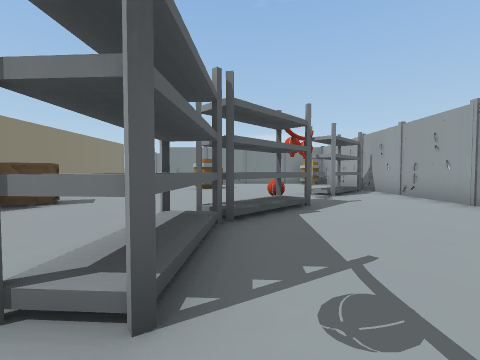
view 1 (above)

16 first-person views from a walk through a 3-D level made in the Unity game engine. The camera is 1.2 m above the floor, tilts 2° down and sees 90° across. The floor is counted in squares, 1.8 m on a side. Each view is taken from the middle of a square. On the plan, view 1 faces up. The plan holds only what a view shows up to about 9 squares ahead; the rest is blank. The place goes on beyond the plan. The player is left out. Door leaves are left out, so doorways stand open.

view 2
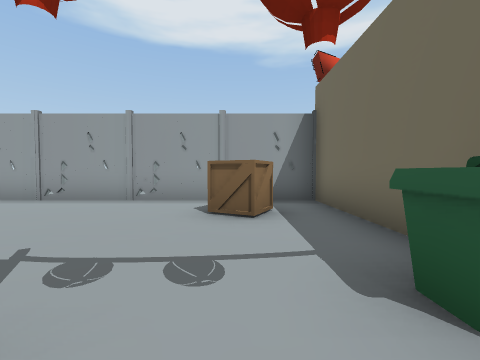

view 3
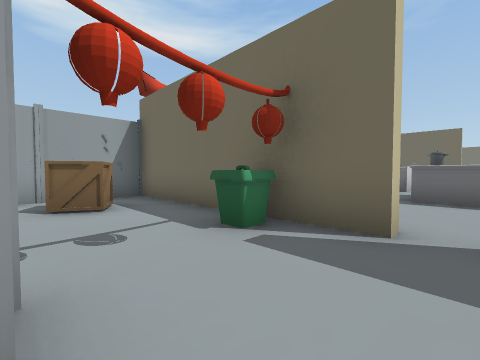

view 4
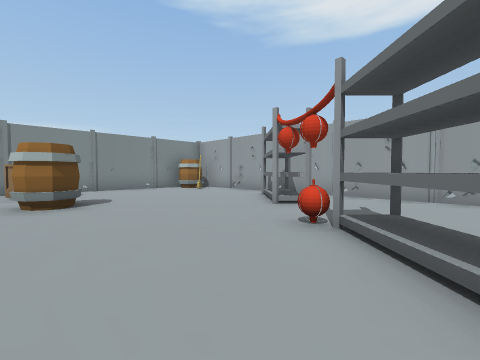

view 5
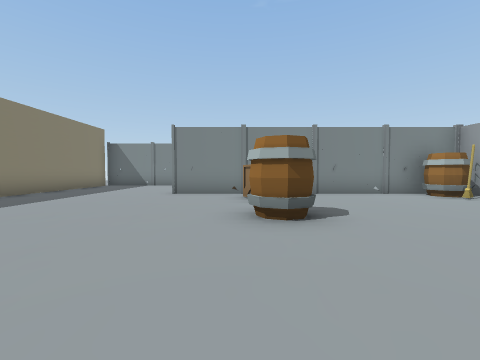

view 6
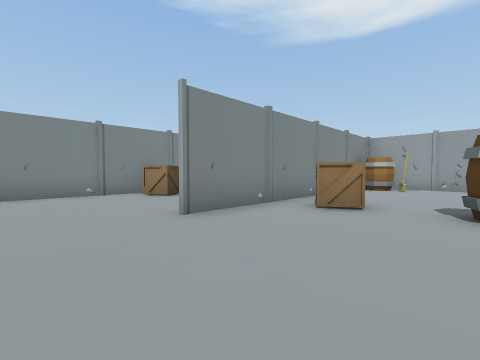

view 7
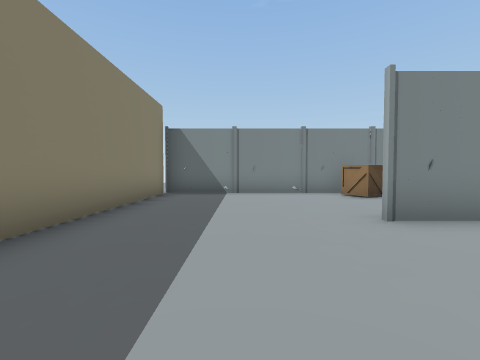

view 8
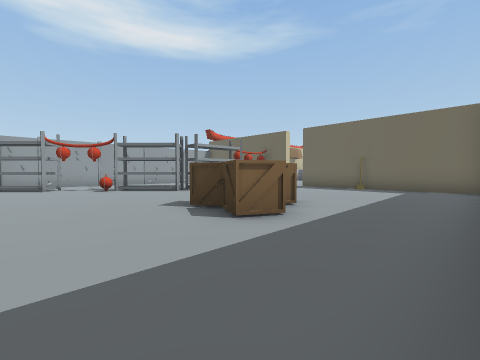

view 9
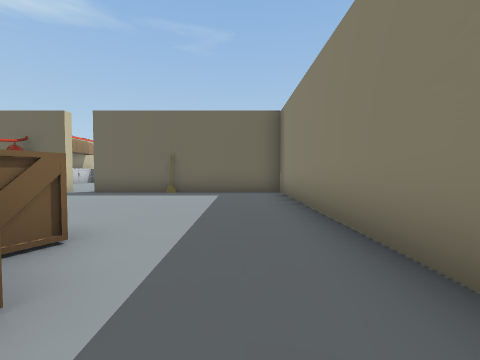

view 10
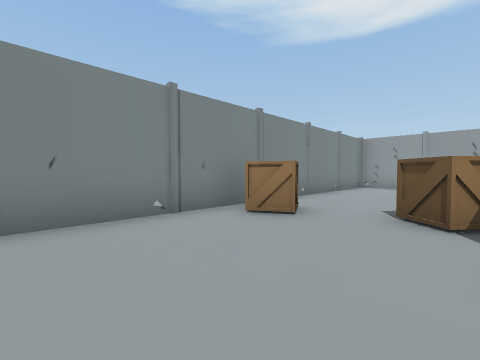

view 11
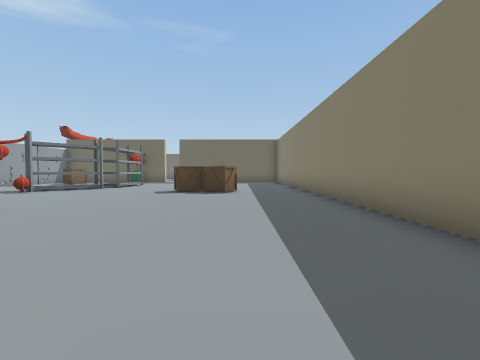

view 12
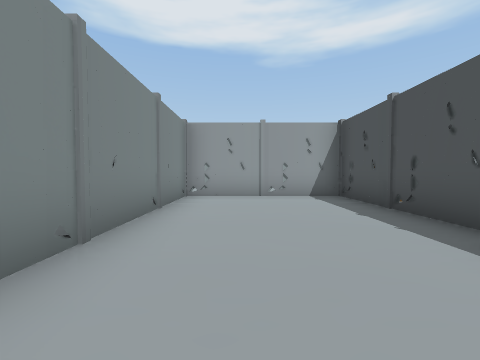

view 13
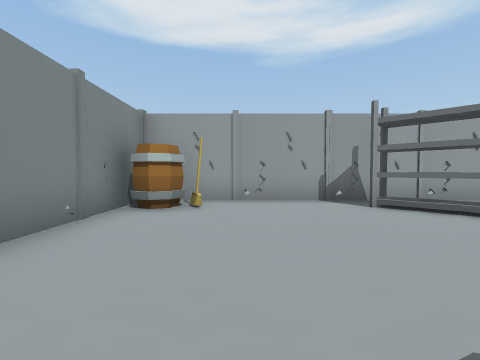

view 14
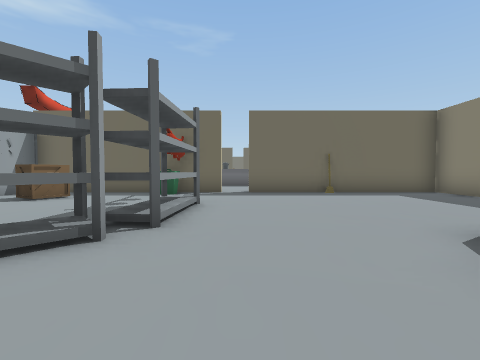

view 15
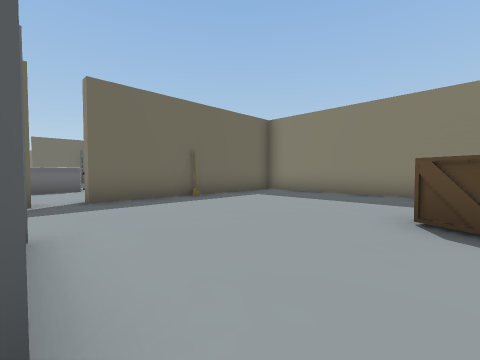

view 16
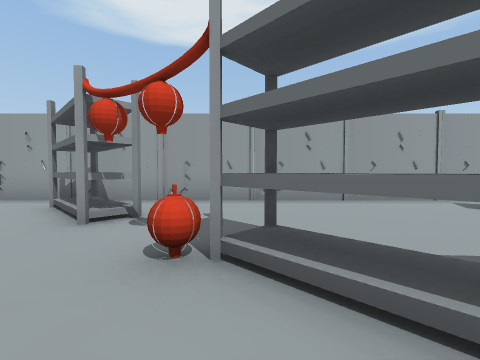

### Floor plan
Key: @ floor where view 1 was taken; # wall or solid block; . floor; D open door; ^ raised ledge; O other object.
Columns run from 9 left of view 1 to 5 right of it. Each row starts with its distance up from view 1.
 18  OOOOOOOOOOOOO
 17 #.....OO......O
 16 #.....^.......O
 15 #.............O
 14 #.....#^......O
 13 #....OOOOOOOOOO
 12 #......^^....OO
 11 #.............O
 10 #......OO.....O
  9 #.......O.....O
  8 #...........##O
  7 #..........##.O
  6 #.............O
  5 #..^^^....O...O
  4 #...^#...#....O
  3 #.......##....O
  2 #.......#.....O
  1 #.......#.....O
  0 #........@..^.O
 -1 #........^....O
 -2 #######D######O
 -3        ..
 -4       ...
 -5       ...
 -6        ^^
 -7         ^.
 -8          .
 -9          ^

Where each view was taken, in squares from view 1:
view 1: 0 up, 0 right, facing up
view 2: 0 up, 1 left, facing right
view 3: 1 up, 2 left, facing down-right
view 4: 4 up, 2 left, facing up-right
view 5: 6 up, 2 left, facing up
view 6: 10 up, 6 left, facing up-right
view 7: 10 up, 6 left, facing up
view 8: 8 up, 8 left, facing down-right
view 9: 6 up, 7 left, facing down
view 10: 14 up, 6 left, facing up-right
view 11: 13 up, 6 left, facing down
view 12: 16 up, 2 left, facing right
view 13: 11 up, 1 left, facing right
view 14: 6 up, 2 left, facing down
view 15: 4 up, 1 left, facing down-left
view 16: 5 up, 1 left, facing right
